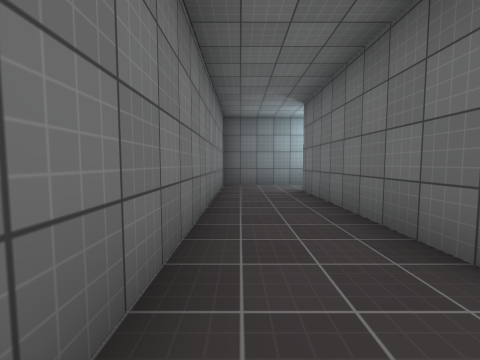
view 1 (above)

23 first-person views from a walk through a scene from a Unity 3-D project. The camera is 1.3 m above the floor, tilts 4° down and sees 90° across. The floor is counted in squares, 2 m on a side. Each view is taken from the middle of a square. On the plan, view 1 faces up. The plan holds only what a view shows up to about 9 squares ahead; the rest is blank. The place goes on beyond the plan. The player is left out. Some animated figures are not drawn. Some surface patterns are stand-ins.

view 2
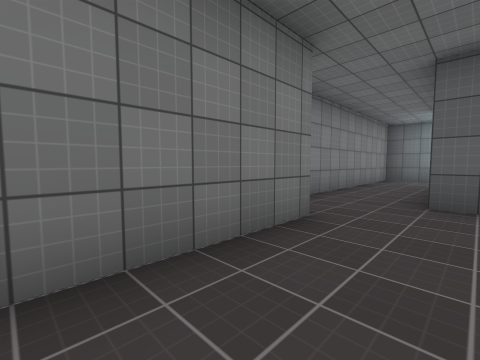

view 3
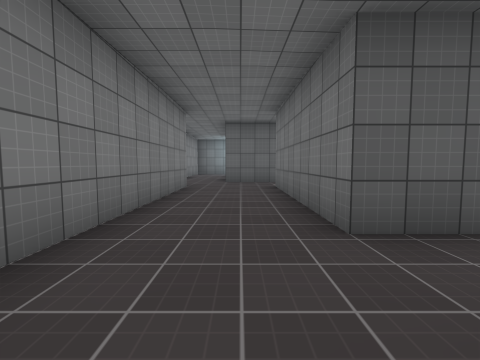

view 4
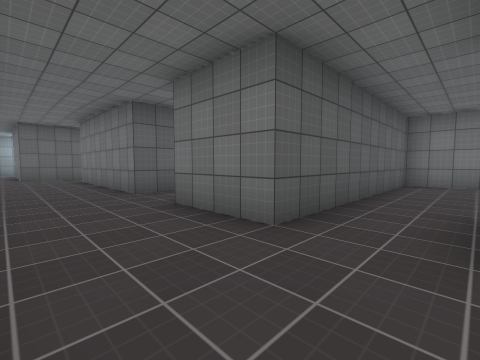

view 5
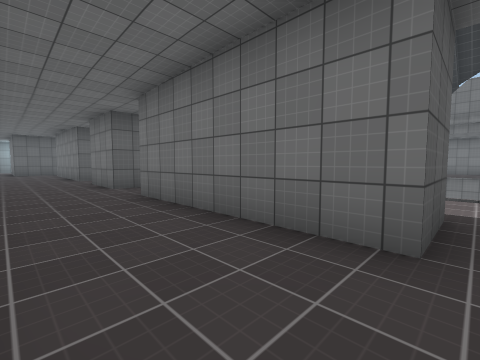

view 6
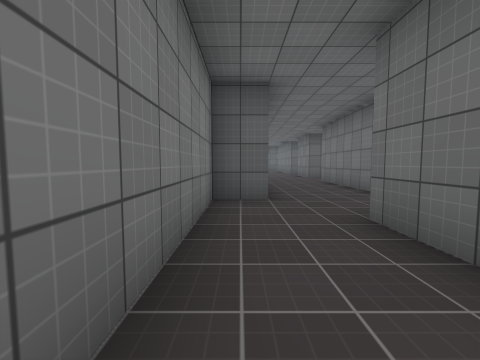

view 7
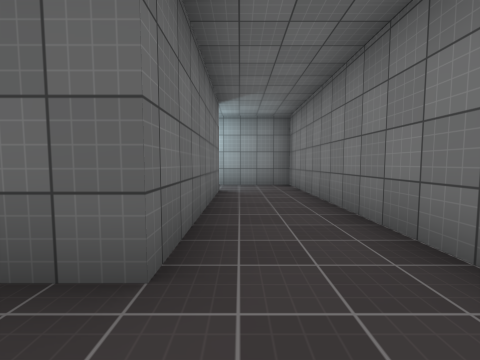

view 8
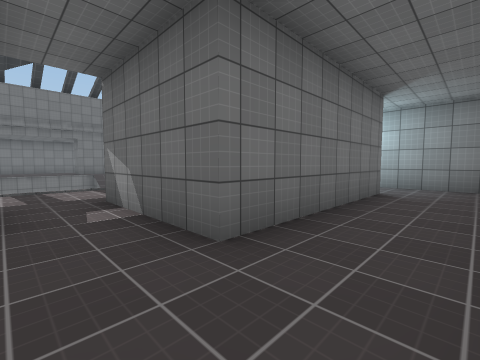

view 9
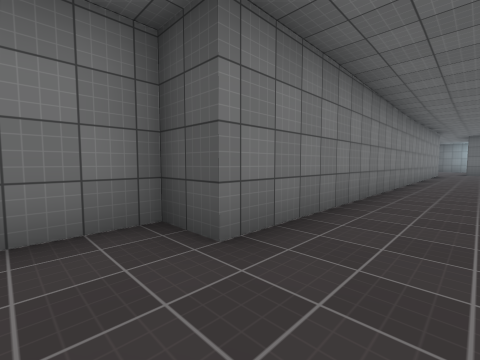

view 10
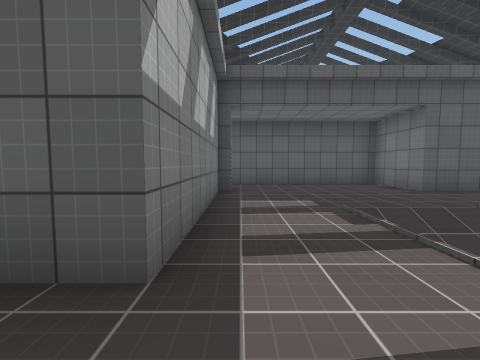

view 11
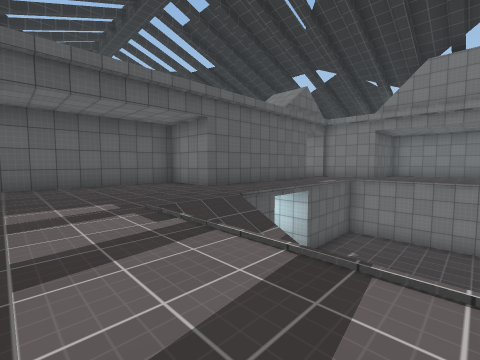

view 12
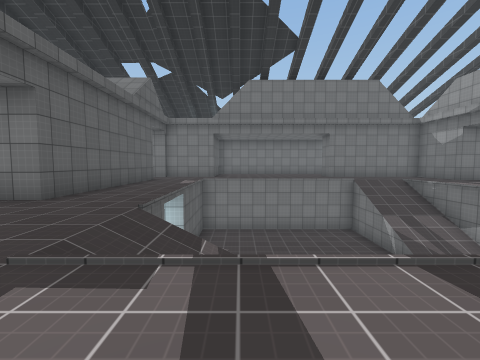

view 13
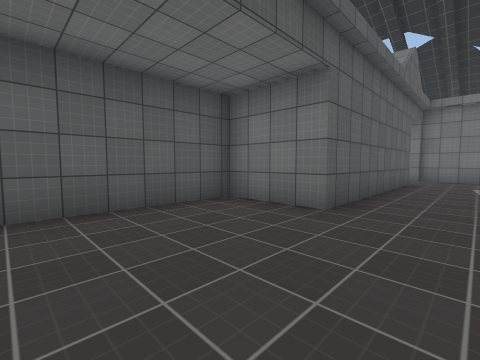

view 14
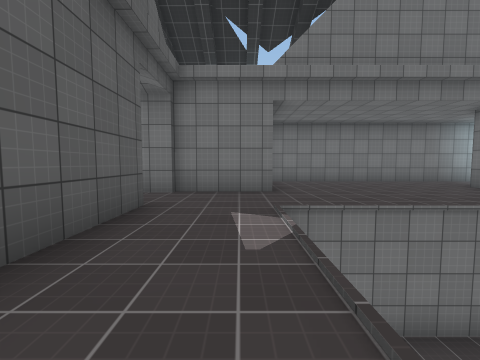

view 15
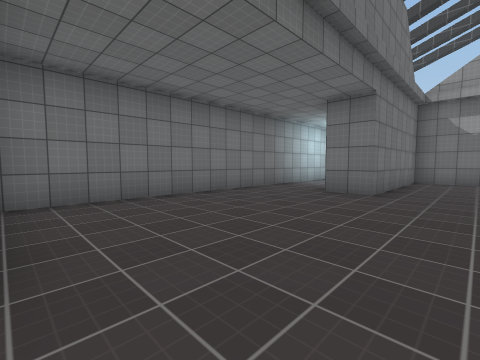

view 16
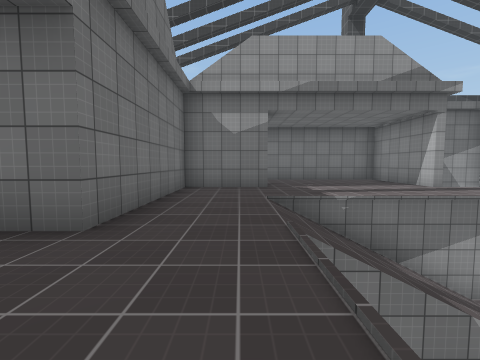

view 17
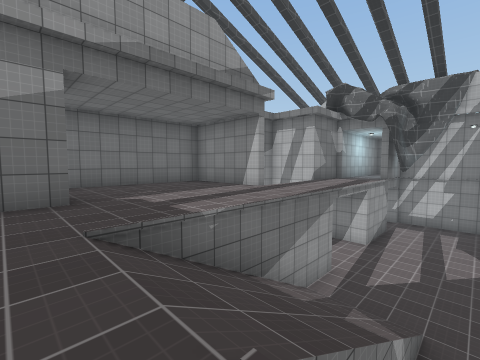

view 18
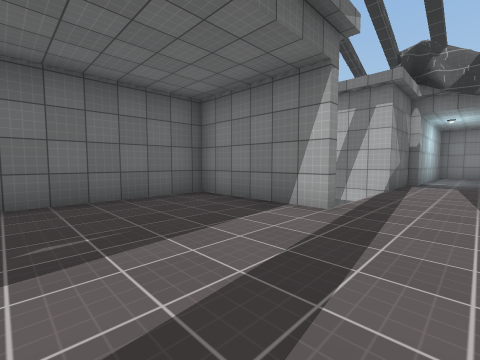

view 19
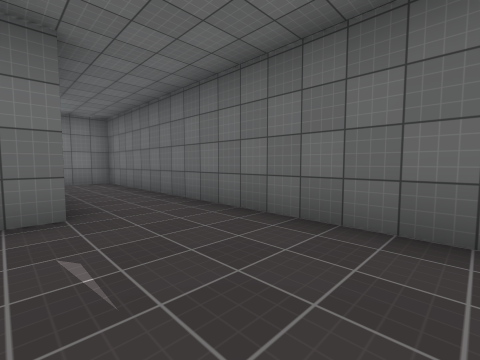

view 20
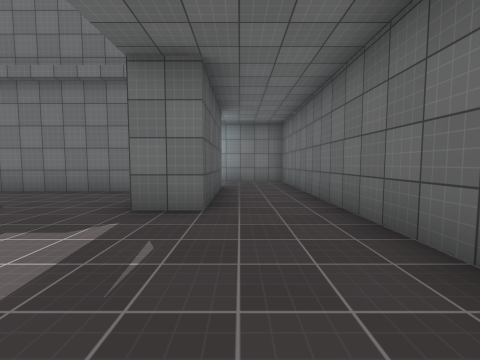

view 21
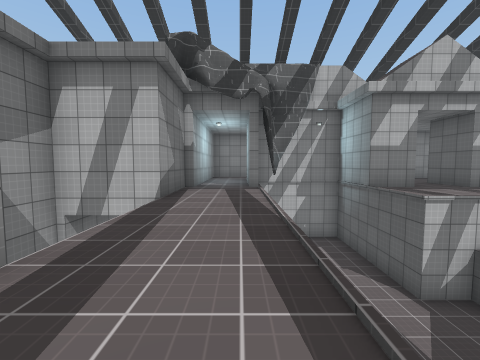

view 22
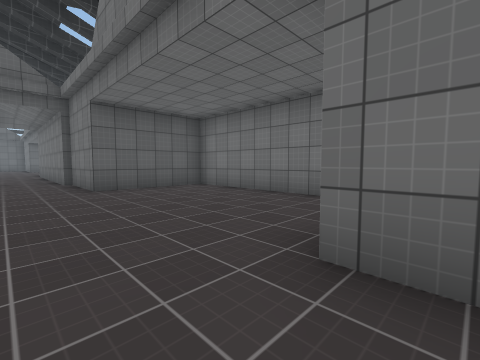

view 23
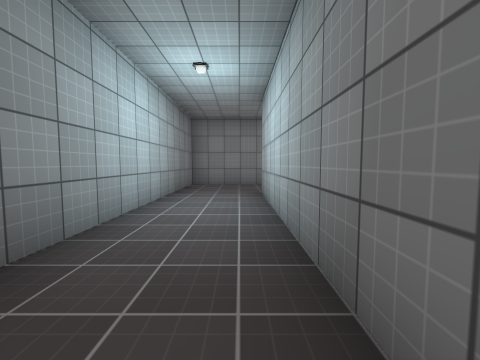

### Floor plan
Key: @ floor where view 1 was taken; # wall or solid block; . main floor; - floor 2 m lower than the main floor; _ floor 4 m lower than the main floor; / step, stairs or slope; v drop or lower ground.
Columns run from 1 left of view 1 to 20 right of it. Each row starts with its distance up from view 1.
  8 ####
  7 #...
  6 #..#
  5 #..#
  4 #..#
  3 #..#
  2 #..##
  1 #....
  0  @...
 -1  #..#
 -2  #..#
 -3  #..#
 -4  #..##
 -5  #....
 -6  #...
 -7  #..#
 -8  #..#######     ..#
 -9  #........#     ..#
-10  #........######..#
-11  #..##............#
-12  #..##............####
-13  #..##..//__ ___.....#
-14 ##..##..//   ___.....#
-15 #.......-    ___.....#
-16 #.......-    ___.....#
-17 #..###..__   ___.....#
-18 #..#____________.....#
-19 #..#________////..#..#
-20 #..# _______////..#..#
-21 #..###............#..#
-22 #.................#..#
-23 ########v  .....###..#
-24         v #..........#
-25        ####..........#
-26           ############

Where each view was taken, in squares from view 1:
view 1: 0 up, 0 right, facing up
view 2: 3 down, 2 right, facing up-left
view 3: 7 down, 2 right, facing up
view 4: 10 down, 1 right, facing up-right
view 5: 15 down, 1 right, facing up-right
view 6: 19 down, 0 right, facing up
view 7: 15 down, 1 right, facing down
view 8: 15 down, 0 right, facing down-right
view 9: 16 down, 2 right, facing up-left
view 10: 16 down, 5 right, facing up
view 11: 16 down, 5 right, facing up-right
view 12: 14 down, 5 right, facing right
view 13: 12 down, 6 right, facing up-right
view 14: 12 down, 11 right, facing right
view 15: 13 down, 15 right, facing down-right
view 16: 16 down, 15 right, facing down
view 17: 18 down, 15 right, facing down-left
view 18: 21 down, 13 right, facing down-left
view 19: 23 down, 11 right, facing down-right
view 20: 24 down, 11 right, facing right
view 21: 21 down, 11 right, facing left
view 22: 19 down, 15 right, facing up-right
view 23: 18 down, 18 right, facing down
